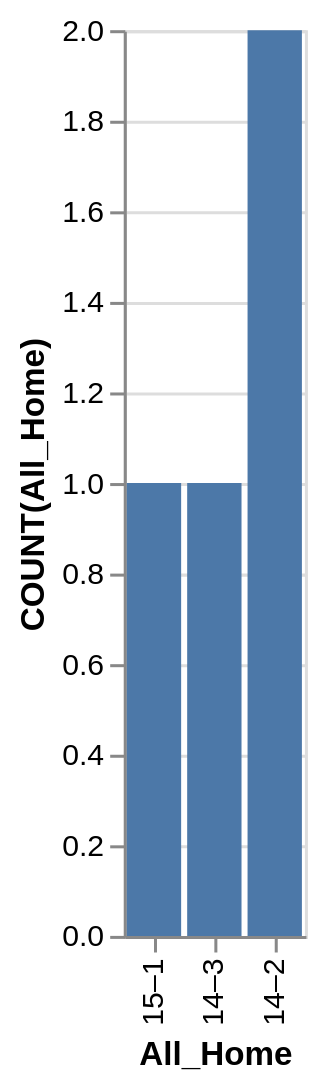

Write the Vega-Lite specification saved for this chart.
### Vega-Lite specification from a JSON file in a GitHub repository (floating-point values rounded to 4 significant figures)
{"data": {"values": [{"x_data": "15–1", "y_data": 1}, {"x_data": "14–3", "y_data": 1}, {"x_data": "14–2", "y_data": 2}]}, "mark": "bar", "encoding": {"x": {"field": "x_data", "type": "nominal", "title": "All_Home", "sort": "descending"}, "y": {"field": "y_data", "type": "quantitative", "title": "COUNT(All_Home)"}}}
